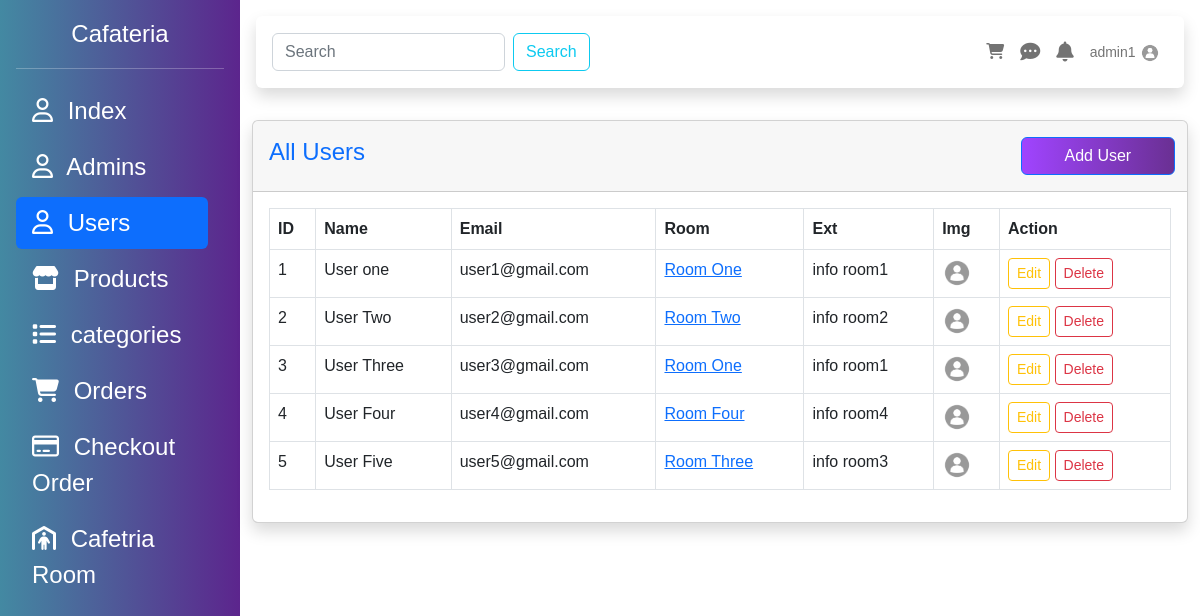
Screenshot of /users.php (signed in) with the database file from the repository.
### tables this page shows
CREATE TABLE `users` (
  `id` int(10) UNSIGNED NOT NULL,
  `username` varchar(255) NOT NULL,
  `email` varchar(100) NOT NULL,
  `password` varchar(255) NOT NULL,
  `room_id` int(10) UNSIGNED DEFAULT NULL,
  `extra_data` varchar(255) DEFAULT NULL,
  `profile_picture` varchar(255) DEFAULT NULL,
  `created_at` timestamp NOT NULL DEFAULT current_timestamp()
);

CREATE TABLE `rooms` (
  `id` int(10) UNSIGNED NOT NULL,
  `room_number` varchar(255) NOT NULL,
  `ext` text NOT NULL
);

### DataBase/DBCLass.php (called while the page is built, shortened)
<?php
require "connect.php";
class Table extends Database{
    public $TbName;
    public function __construct($tableName){
        $this->TbName = $tableName;
    }
    public function Select(array $columns, $condition=1){
        $statement = "SELECT " . implode(",", $columns) . " FROM {$this->TbName} WHERE $condition";
        try {
            $selected = parent::connect()->query($statement);
            return $selected;
        } catch (PDOException $e){
            throw new Exception("PDO Error: " . $e->getMessage());
        }
    }
    public function FindById($cond,$value){
        $sql = "SELECT * FROM {$this->TbName} WHERE $cond = :val";
        $Sel = parent::connect()->prepare($sql);
        $Sel->execute(['val' => $value]);
        if($Sel->rowCount() > 0){
            $result = $Sel->fetch();
            return $result;
        }else{
            throw new Exception("is not Found");
        }
    }
}
?>

### DataBase/connect.php (called while the page is built, shortened)
<?php
class Database{
    static protected $connection = false ;
    private static $server = 'localhost';
    private static $root = "root";
    private static $pass = "";
    private static $Db = "cafeteria";
    public static function connect(){
        if(!self::$connection){
            try {
                self::$connection = new PDO("mysql:host=".self::$server.";dbname=".self::$Db."", self::$root, self::$pass);
            } catch (PDOException $e) {
                die("PDO CONNECTION ERROR: " . $e->getMessage() . "<br/>");
            }
        }
        return self::$connection;
    }
}
?>

### users/users_table.php (the view, shortened to what this page needs)
<div class="container-fluid">
    <div class="card shadow mb-4">
        <div class="card-header py-3">
            <div class="row justify-content-between align-items-center">
                <h4 class="col text-primary">All Users</h4>
                <a href="?add=User" class="col-2 me-2 btn btn-primary">Add User</a>
            </div>
        </div>
        <div class="card-body">
            <div class="table-responsive">
                <table class="table table-bordered table-hover table-responsive" id="dataTable" width="100%" cellspacing="0">
                    <thead class="thead-dark">
                    <tr>
                        <th>ID</th>
                        <th>Name</th>
                        <th>Email</th>
                        <th>Room</th>
                        <th>Ext</th>
                        <th>Img</th>
                        <th>Action</th>
                    </tr>
                    </thead>
                    <tbody>
                    <?php
                    foreach ($users as $user){
                        ?>
                        <tr>
                            <td><?=$id++?></td>
                            <td>
                                <?= $user['username'] ?>
                            </td>
                            <td>
                                <?= $user['email'] ?>
                            </td>
                            <?php
                            $userRoom = $room->FindById('id', $user['room_id']);
                            $userExt = $room->FindById('id', $user['room_id']);
                            ?>
                            <td>
                                <a href=""><?= $userRoom['room_number']?></a>
                            </td>
                            <td>
                                <?= $userExt['ext']?>
                            </td>
                            <td>
                                <img src="uploads/<?= $user['profile_picture'] ?>" style="max-width:50px; max-height:50px;">
                            </td>
                            <td>
                                <a href="?edit=<?=$user['id']?>" class='btn btn-outline-warning btn-sm'>Edit</a>
                                <a href='users/delet.php?id=<?=$user['id'] ?>' class='btn btn-outline-danger btn-sm'>Delete</a>
                            </td>
                        </tr>
                    <?php } ?>
                    </tbody>
                </table>
            </div>
        </div>
    </div>
    </div>
</body>
</html>

### include/navbar.php (shortened to what this page needs)
<?php
    $newTable = new Table('admins');
    $currentAdmin = $newTable->FindById('id',$_SESSION['id']);
?>
<div id="body_content" class="flex-fill">
    <div class="p-3">
        <nav class="navbar navbar-expand-lg bg-white shadow rounded p-3 mb-3">
            <form class="d-flex" role="search">
                <input class="form-control me-2" type="search" placeholder="Search" aria-label="Search">
                <button class="btn btn-outline-info" type="submit">Search</button>
            </form>
            <ul class="navbar-nav ms-auto d-flex flex-row">
                <li class="nav-item me-3 me-lg-0">
                    <a class="nav-link" href="#!">
                        <i class="fas fa-shopping-cart"></i>
                    </a>
                </li>
                <li class="nav-item me-3 me-lg-0">
                    <a class="nav-link" href="#!">
                        <i class="fas fa-comment-dots fa-lg"></i>
                    </a>
                </li>
                <li class="nav-item me-3 me-lg-0">
                    <a class="nav-link" href="#!">
                        <i class="fas fa-bell fa-lg"></i>
                    </a>
                </li>
                <li class="nav-item dropdown me-3 me-lg-0">
                    <a class="nav-link dropdown-toggle" href="#" id="userDropdown" role="button" data-bs-toggle="dropdown" aria-expanded="false">
                    <span class="mr-2 d-none d-lg-inline text-gray-600 small"><?=$currentAdmin['username']?></span>
                        <img class="rounded-circle" src="uploads/<?= $currentAdmin['profile_picture']?>" width="20px" height="20px">
                    </a>
                </li>
            </ul>
        </nav>
    </div>

### include/sidebar.php (style rules this page uses)
html, body { height: 100%; font-family: 'Ubuntu', sans-serif; }
.dropdown-toggle::after { content: none; }
td img { width: 30px; height: 30px; }
.btn-primary { background: #6a3093; background: -webkit-linear-gradient(to right, #a044ff, #6a3093); background: linear-gradient(to right, #a044ff, #6a3093); }

### rows the page displays
users: username "User one", email "user1@gmail.com", room.room_number "Room One", room.ext "info room1", profile_picture (placeholder picture)
users: username "User Two", email "user2@gmail.com", room.room_number "Room Two", room.ext "info room2", profile_picture (placeholder picture)
users: username "User Three", email "user3@gmail.com", room.room_number "Room One", room.ext "info room1", profile_picture (placeholder picture)
users: username "User Four", email "user4@gmail.com", room.room_number "Room Four", room.ext "info room4", profile_picture (placeholder picture)
users: username "User Five", email "user5@gmail.com", room.room_number "Room Three", room.ext "info room3", profile_picture (placeholder picture)

### other values shown
$currentAdmin['username'] "admin1"
